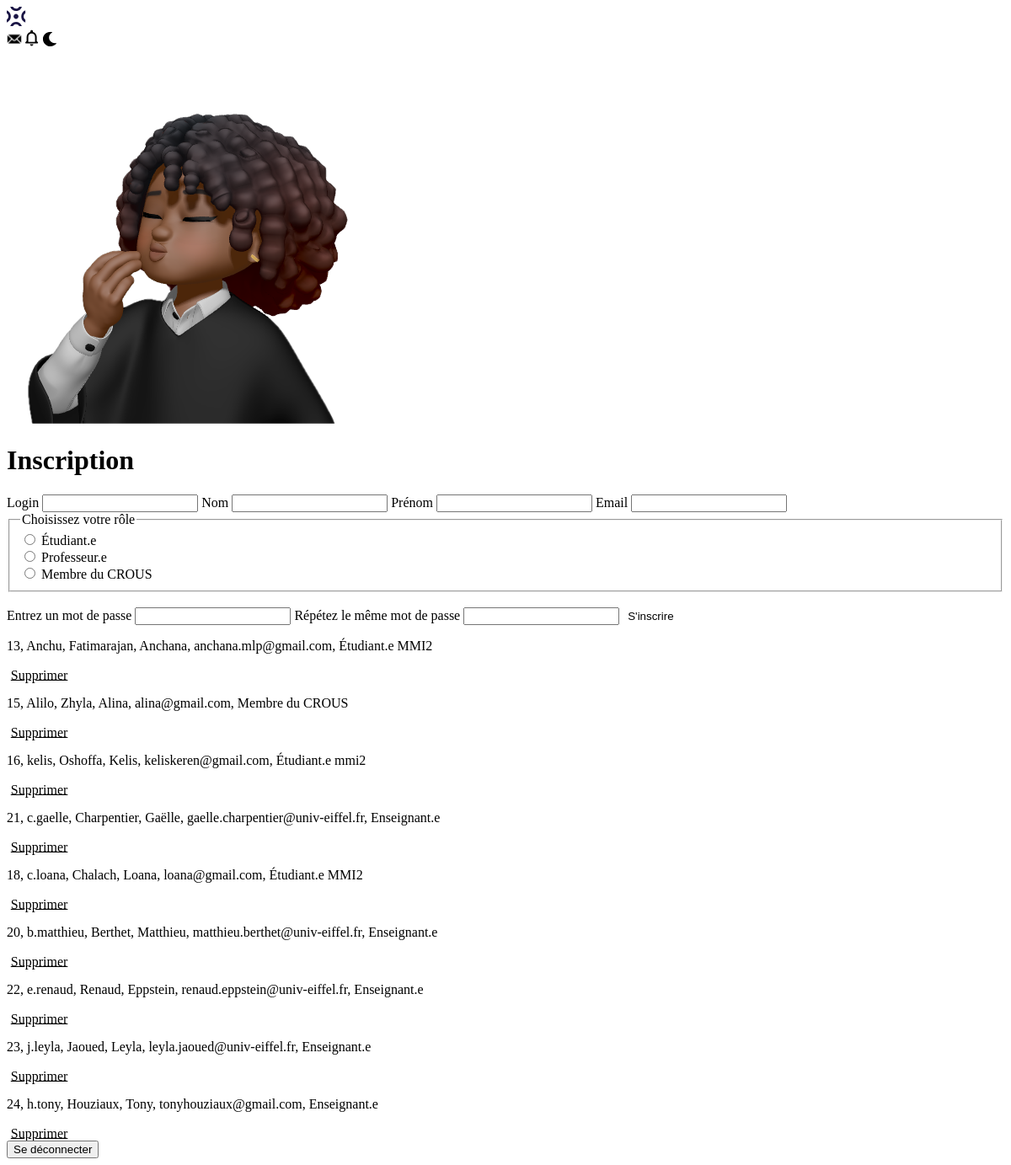
/administration.php (signed in), run on an earlier commit of the app's database.
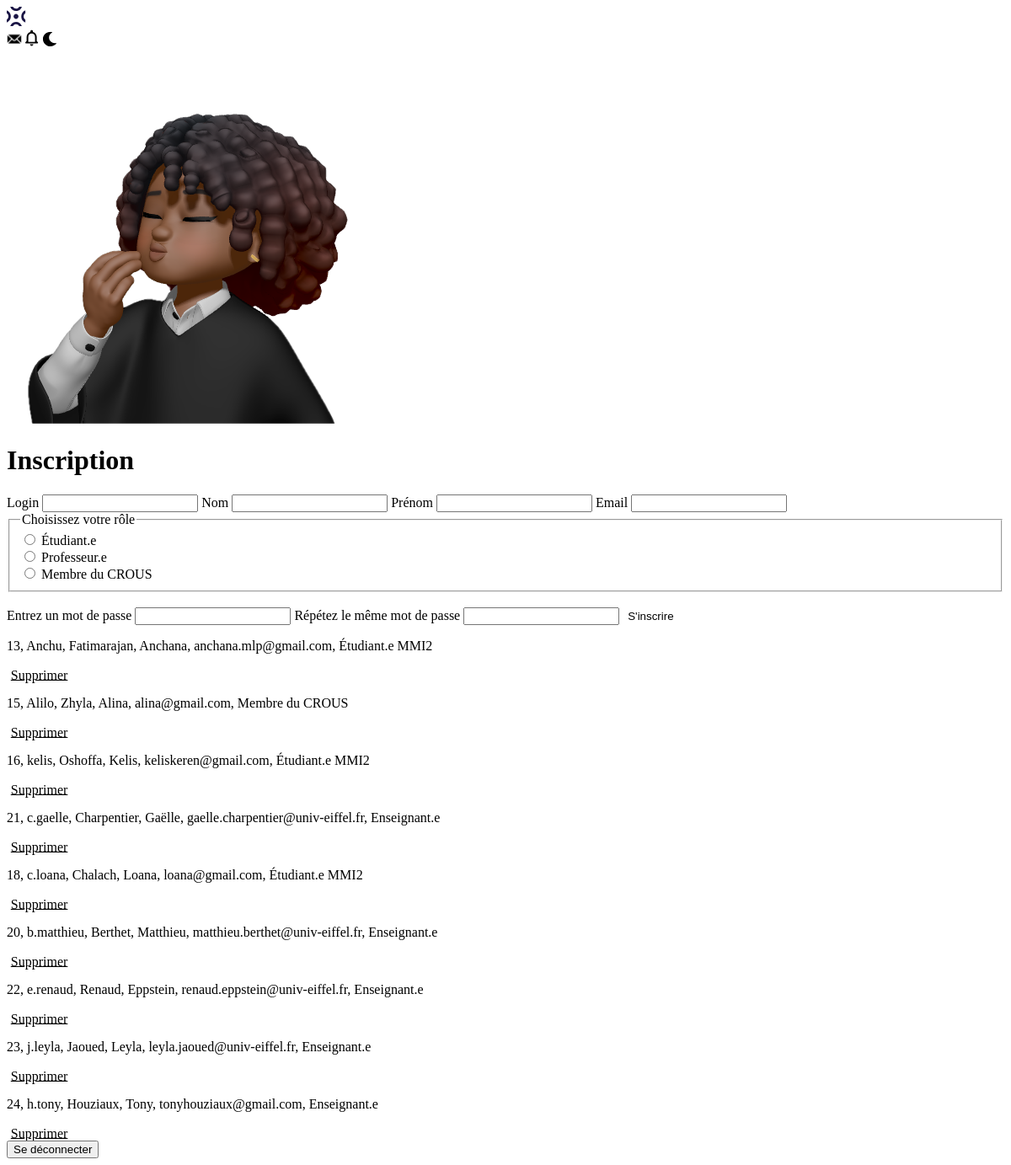
And on a later commit of the database.
### tables this page shows
CREATE TABLE IF NOT EXISTS `utilisateurs` (
  `login` varchar(100) NOT NULL,
  `nom` varchar(200) NOT NULL,
  `prenom` varchar(200) NOT NULL,
  `id_utilisateurs` int NOT NULL AUTO_INCREMENT,
  `mot_de_passe` varchar(255) NOT NULL,
  `photoprofil` text NOT NULL,
  `role` varchar(800) NOT NULL,
  `email` varchar(200) NOT NULL,
  `promotion` varchar(100) DEFAULT NULL,
  `bio` varchar(500) DEFAULT NULL,
  PRIMARY KEY (`id_utilisateurs`),
  UNIQUE KEY `nom` (`nom`),
  UNIQUE KEY `prenom` (`prenom`),
  UNIQUE KEY `email` (`email`),
  UNIQUE KEY `login` (`login`)
);

### administration.php (the view, shortened to what this page needs)
<!DOCTYPE html>
<html lang="en">
<head>
    <link rel='stylesheet' href='css/style_accueil.css'>
</head>
<body>
    <a href='#'><img src='./img/logo.svg' alt="page d'accueil" aria-current="currentpage"></a>
        <div class='icon-photo'>
            <img class='logo' src='./img/1-lettre.svg' alt="page d' accueil">
            <img class='logo' src='./img/1-notif.svg' alt="page d' accueil">
            <img class='logo' src='./img/1-moon.svg' alt="page d' accueil">
            <div class='photo-2'>
                <?php
                include('connexion.php');
                if (isset($_SESSION["login"])) {
                    $stmt = $db->prepare('SELECT * FROM utilisateurs WHERE login=:login');
                    $stmt->bindValue(':login', $_SESSION["login"], PDO::PARAM_STR);
                    $stmt->execute();
                    $result = $stmt->fetch(PDO::FETCH_ASSOC);
                    if ($result) {
                        echo "
                    <a href='parametres.php'> <img src='upload/{$result['photoprofil']}' alt='' class='photo-2'></a>";
                    }
                }
                ?>
            </div>
        </div>
    <form action="traiteinscription.php" method="POST">
        <h1>Inscription</h1>
        <label for="login">Login</label>
        <input type="text" id="login" name="login" required>
        <label for="nom">Nom</label>
        <input type="text" id="nom" name="nom" required>
        <label for="prenom">Prénom</label>
        <input type="text" id="prenom" name="prenom" required>
        <label for="mail">Email</label>
        <input type="email" id="mail" name="email" required>
        <fieldset required>
            <legend>Choisissez votre rôle</legend>
            <div>
                <input class="radio" type="radio" id="eleve" name="role" value="Étudiant.e"
                    onclick="activerChampPromotion()" />
                <label class="choix" for="eleve">Étudiant.e</label>
            </div>
            <div>
                <input class="radio" type="radio" id="prof" name="role" value="Enseignant.e" />
                <label class="choix" for="prof">Professeur.e</label>
            </div>
            <div>
                <input class="radio" type="radio" id="crous" name="role" value="Membre du CROUS" />
                <label class="choix" for="crous">Membre du CROUS</label>
            </div>
        </fieldset>
        <br>
        <label for="password">Entrez un mot de passe</label>
        <input type="password" id="password" name="password" required>
        <label for="password2">Répétez le même mot de passe</label>
        <input type="password" id="password2" name="password2" required>
        <button type="submit" name='soumettre'>S'inscrire</button>
    </form>
    <?php
    include('connexion.php');
    $stmt = $db->query('SELECT * FROM utilisateurs');
    $stmt->execute();
    $result = $stmt->fetchAll(PDO::FETCH_ASSOC);
    foreach ($result as $users) {
        if ($users['login'] !== 'Admin') {
            echo "
            <p>{$users['id_utilisateurs']}, {$users['login']}, {$users['nom']}, {$users['prenom']}, {$users['email']}, {$users['role']} {$users['promotion']} </p>
            <a href='javascript:void(0);' class='btn btn-danger mention-ptit' onclick='afficherPopupConfirmation({$users["id_utilisateurs"]})'>Supprimer</a>
            <div class='popup-visible'>
                <img src='img/croix.png' alt='fermer' class='fermer'>
                <div class='mention'>
                    <p>Êtes-vous sûr de vouloir effacer définitivement {$users["login"]} ?</p>
                    <a href='traitesuppression.php?id={$users["id_utilisateurs"]}' class='btn btn-warning' id='lienSuppression'>Oui</a>
                    <a href='javascript:void(0);' class='btn btn-secondary' onclick='annulerSuppression()'>Non</a>
                </div>
            </div>";
        }
    }
?>
<form action="deconnexion.php" action='GET'>
        <input type="submit" name="deconnect" value="Se déconnecter">
    </form>
</body>
</html>

### css/style_accueil.css (style rules this page uses)
.btn { background-color: var(--purple); margin: 1.5rem auto !important; width: 75px; padding: 0.3rem; border-radius: 20px; color: var(--main); transition: 0.5s ease; }
button { background-color: transparent; border: 1px transparent; }

### administration.php (style rules this page uses)
.mention-ptit { cursor: pointer; }

What changed in the data, as far as the page shows it:
changed utilisateurs "kelis": promotion "mmi2" → "MMI2"
